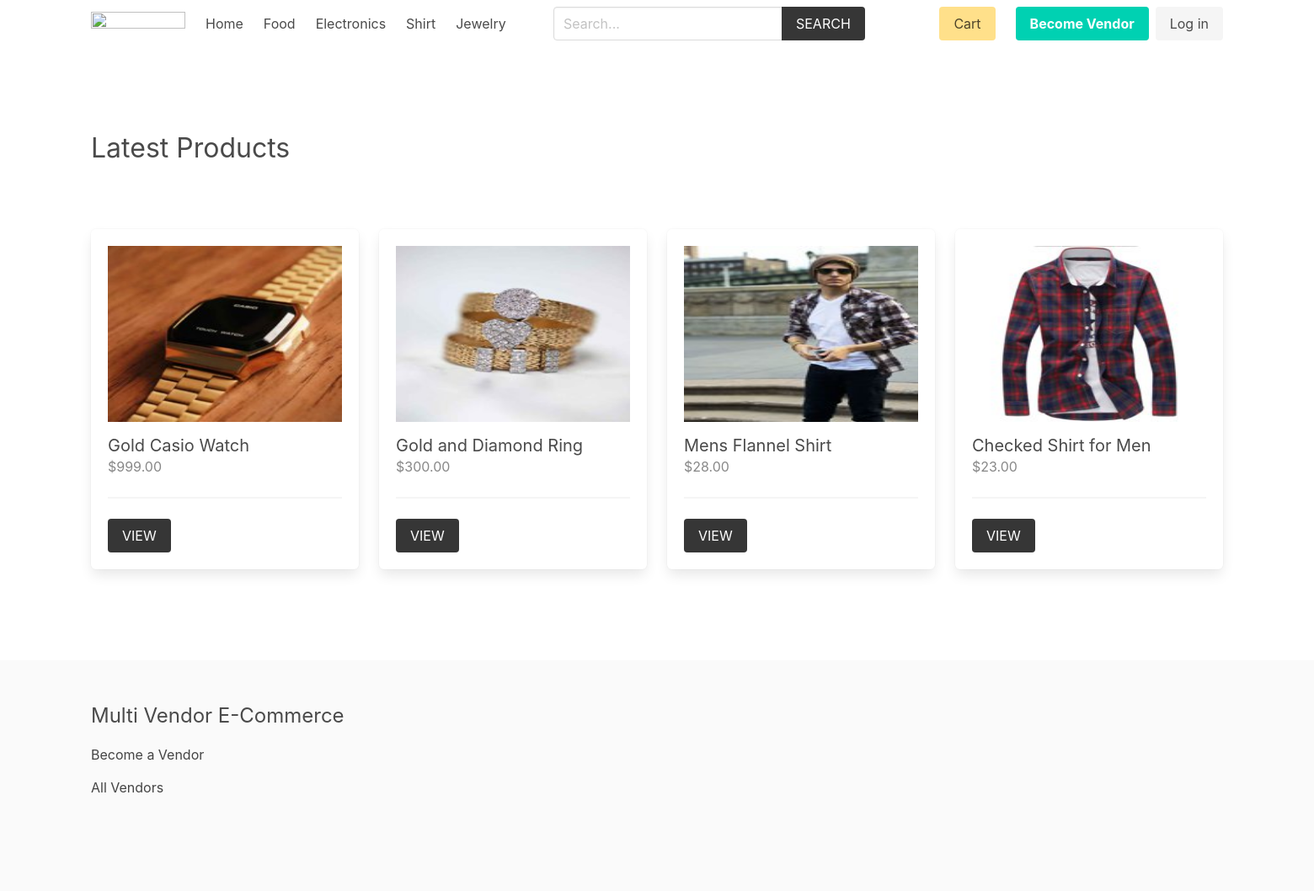
Before: / with the older database file.
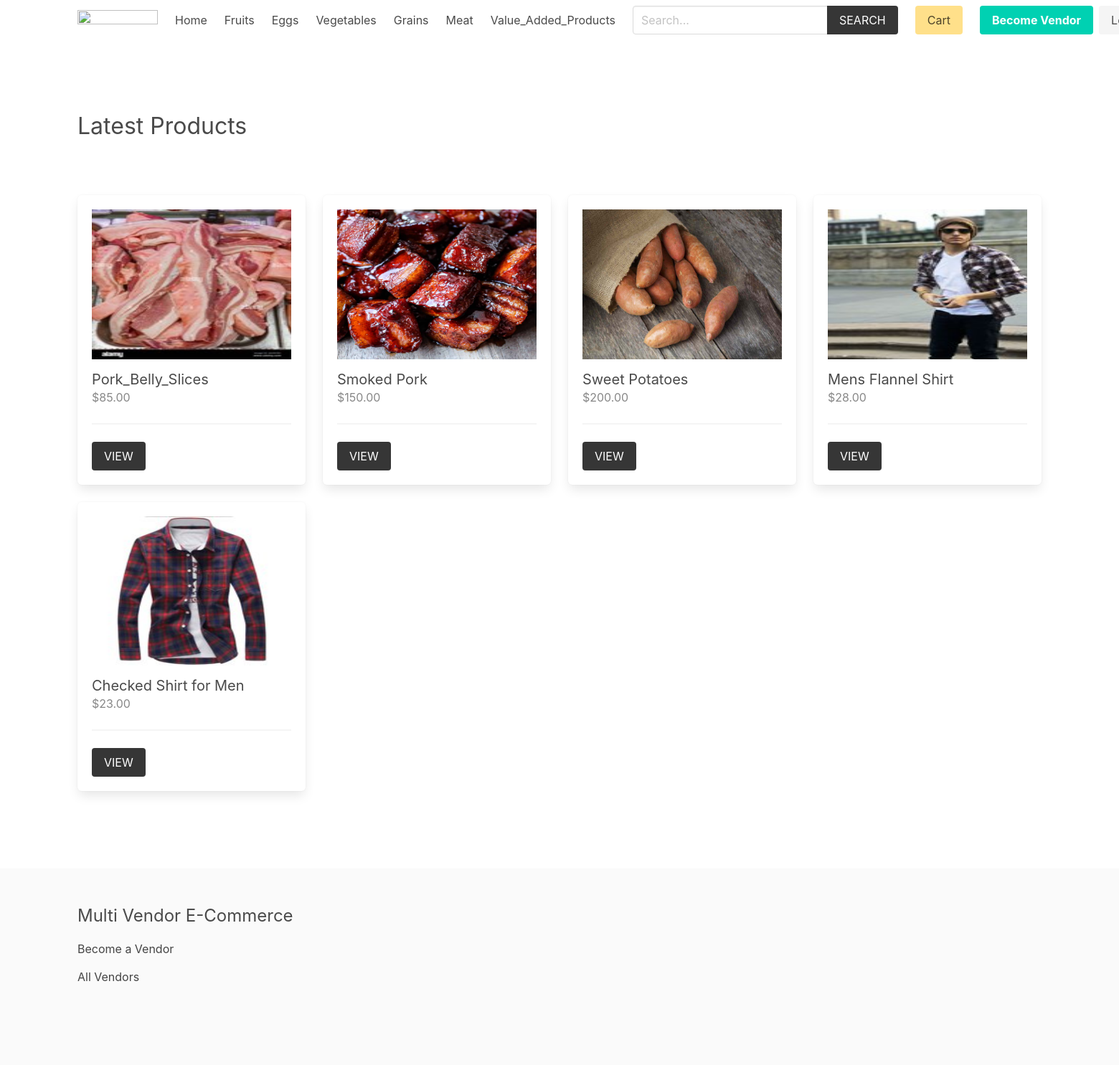
After: the same page with the newer database file.
### product/models.py (models this page shows, shortened)
class Category(models.Model):
    title = models.CharField(max_length=50)
    slug = models.SlugField(max_length=55)
    ordering = models.IntegerField(default=0)
    class Meta:
        ordering = ['ordering']

class Product(models.Model):
    category = models.ForeignKey(Category, related_name='products', on_delete=models.CASCADE)
    vendor = models.ForeignKey(Vendor, related_name="products", on_delete=models.CASCADE)
    title = models.CharField(max_length=50)
    slug = models.SlugField(max_length=55)
    description = models.TextField(blank=True, null=True)
    price = models.DecimalField(max_digits=6, decimal_places=2)
    added_date = models.DateTimeField(auto_now_add=True)
    image = models.ImageField(upload_to='uploads/', blank=True, null=True)
    thumbnail = models.ImageField(upload_to='uploads/', blank=True, null=True) # Change uploads to thumbnails
    class Meta:
        ordering = ['-added_date']
    def get_thumbnail(self):
        if self.thumbnail:
            return self.thumbnail.url

### core/views.py (the view)
# urls.py: path('', views.frontpage, name="home"),
def frontpage(request):
    newest_products = Product.objects.all()[0:8]
    context = {
        'newest_products': newest_products,
    }
    return render(request, 'core/frontpage.html', context)

### cart/cart.py (called while the page is built)
    def __len__(self):
        return sum(item['quantity'] for item in self.cart.values())

### cart/context_processors.py (called while the page is built)
def cart(request):
    return {'cart': Cart(request)}

### product/context_processors.py (called while the page is built)
def menu_categories(request):
    categories = Category.objects.all()
    return {'categories': categories}

### templates/core/frontpage.html (shortened to what this page needs)
{% extends 'core/base.html' %}
{% block content %}
    <div class="columns is-multiline mb-6">
        <div class="column is-12 has-test-centered mt-6 mb-6">
            <h2 class="is-size-3">Latest Products</h2>
        </div>
        {% for product in newest_products %}
            {% include 'product/parts/list_item.html' %}
        {% endfor %}
    </div>
{% endblock content %}

### templates/core/base.html (shortened to what the changed rows need)
{% load static %}
<!DOCTYPE html>
<html lang="en">
<head>
    <link rel="stylesheet" href="https://cdn.jsdelivr.net/npm/bulma@0.9.2/css/bulma.min.css">
    <link rel="stylesheet" href="{% static 'css/main.css' %}">
</head>
<body>
    <div class="container">
        <nav class="navbar" role="navigation" aria-label="main navigation">
            <div id="navbarBasicExample" class="navbar-menu">
                <div class="navbar-start">
                <a class="navbar-item" href="{% url 'core:home' %}">
                    Home
                </a>
                {% for category in categories %}
                    <a class="navbar-item" href="{% url 'product:category' category.slug %}">
                        {{category.title}}
                    </a>
                {% endfor %}
                </div>
            </div>
            </nav>
    </div>
    <section class="section">
        <div class="container">
            {% block content %}{% endblock content %}
        </div>
    </section>
</body>
</html>

### templates/product/parts/list_item.html
<div class="column is-3 product-list-item">
                <div class="box">
                    <figure class="image is-4by3 mb-4">
                        <img src="{{ product.get_thumbnail }}" alt="{{product.title}}">
                    </figure>
                    <h2 class="subtitle">{{product.title}}</h2>
                    <h3 class="price is-size-6 mb-5">${{product.price}}</h3>
                    <hr>
                    <a href="{% url 'product:product' product.category.slug product.slug %}" class="button is-dark is-uppercase">View</a>
                </div>
            </div>

Changed rows visible on the page:
removed Category: title "Food"
removed Category: title "Electronics"
removed Category: title "Shirt"
removed Category: title "Jewelry"
added Category: title "Fruits"
added Category: title "Eggs"
added Category: title "Vegetables"
added Category: title "Grains"
added Category: title "Meat"
added Category: title "Value_Added_Products"
added Product: get_thumbnail (picture), title "Pork_Belly_Slices", price "85.00"
changed Product: get_thumbnail: a different picture; title "Gold Casio Watch" → "Smoked Pork"; price "999.00" → "150.00"
changed Product: get_thumbnail: a different picture; title "Gold and Diamond Ring" → "Sweet Potatoes"; price "300.00" → "200.00"
